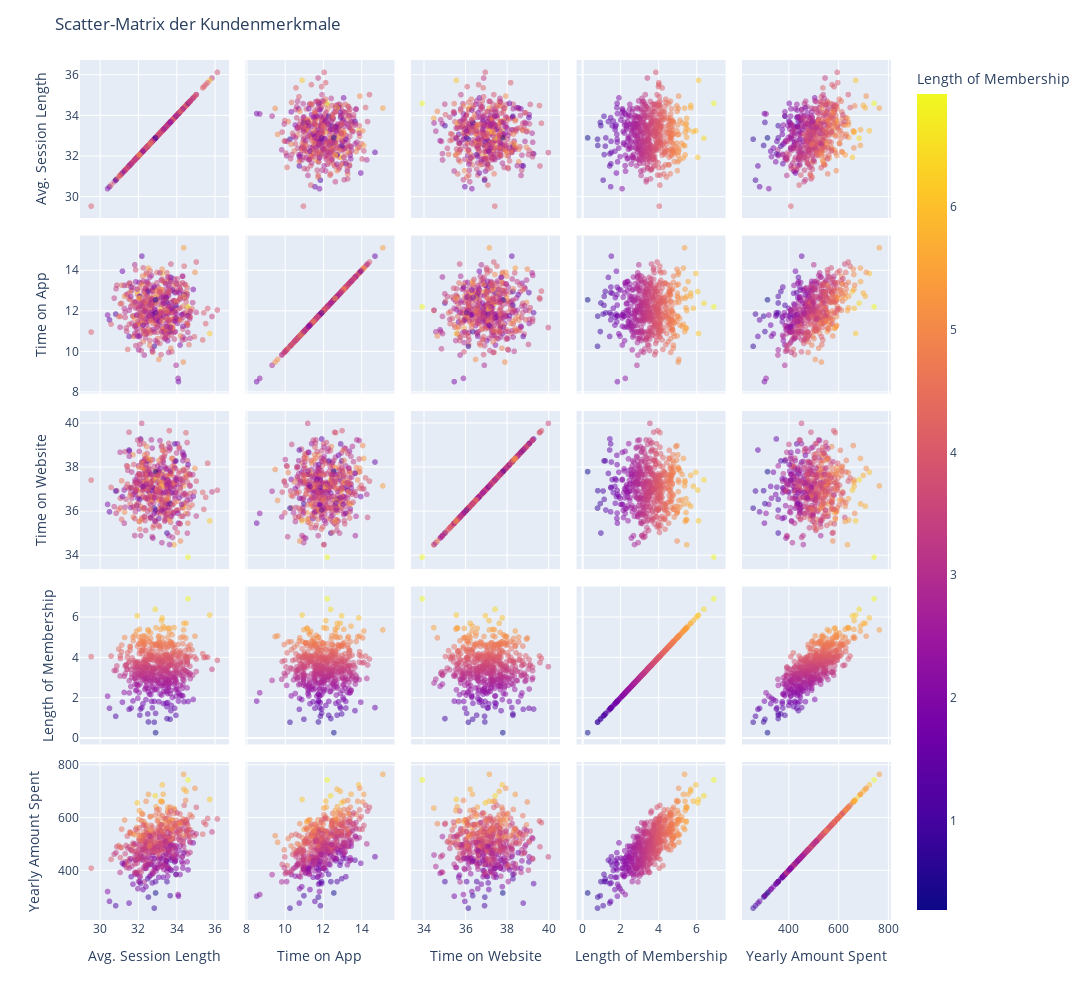

Source (notebook cell):
### Markdown cell above
### 2.2 Frage
- Welche Muster und Korrelationen lassen sich zwischen den Kundenmerkmalen erkennen, wenn man alle Variablen gleichzeitig betrachtet?

### Code cell
fig3 = px.scatter_matrix(
    customers,
    dimensions=["Avg. Session Length", "Time on App", "Time on Website", "Length of Membership", "Yearly Amount Spent"],
    color="Length of Membership",
    opacity=0.5
)
fig3.update_traces(diagonal_visible=True) 
fig3.update_layout(
    title="Scatter-Matrix der Kundenmerkmale",
    width=1200,
    height=1000,
)

fig3

### Figure 1 — Plotly figure (JSON) as saved in the notebook; plotly's stock layout.template omitted (floating-point values rounded to 4 significant figures; data arrays with more than 128 entries replaced by an {"elided": "..."} marker saying what was removed)
{"data": [{"diagonal": {"visible": true}, "dimensions": [{"axis": {"matches": true}, "label": "Avg. Session Length", "values": {"elided": "500 float values"}}, {"axis": {"matches": true}, "label": "Time on App", "values": {"elided": "500 float values"}}, {"axis": {"matches": true}, "label": "Time on Website", "values": {"elided": "500 float values"}}, {"axis": {"matches": true}, "label": "Length of Membership", "values": {"elided": "500 float values"}}, {"axis": {"matches": true}, "label": "Yearly Amount Spent", "values": {"elided": "500 float values"}}], "hovertemplate": "%{xaxis.title.text}=%{x}<br>%{yaxis.title.text}=%{y}<br>Length of Membership=%{marker.color}<extra></extra>", "legendgroup": "", "marker": {"color": {"elided": "500 float values"}, "coloraxis": "coloraxis", "opacity": 0.5, "symbol": "circle"}, "name": "", "showlegend": false, "type": "splom"}], "layout": {"coloraxis": {"colorbar": {"title": {"text": "Length of Membership"}}, "colorscale": [[0, "#0d0887"], [0.1111, "#46039f"], [0.2222, "#7201a8"], [0.3333, "#9c179e"], [0.4444, "#bd3786"], [0.5556, "#d8576b"], [0.6667, "#ed7953"], [0.7778, "#fb9f3a"], [0.8889, "#fdca26"], [1, "#f0f921"]]}, "dragmode": "select", "height": 1000, "legend": {"tracegroupgap": 0}, "margin": {"t": 60}, "title": {"text": "Scatter-Matrix der Kundenmerkmale"}, "width": 1200}}
